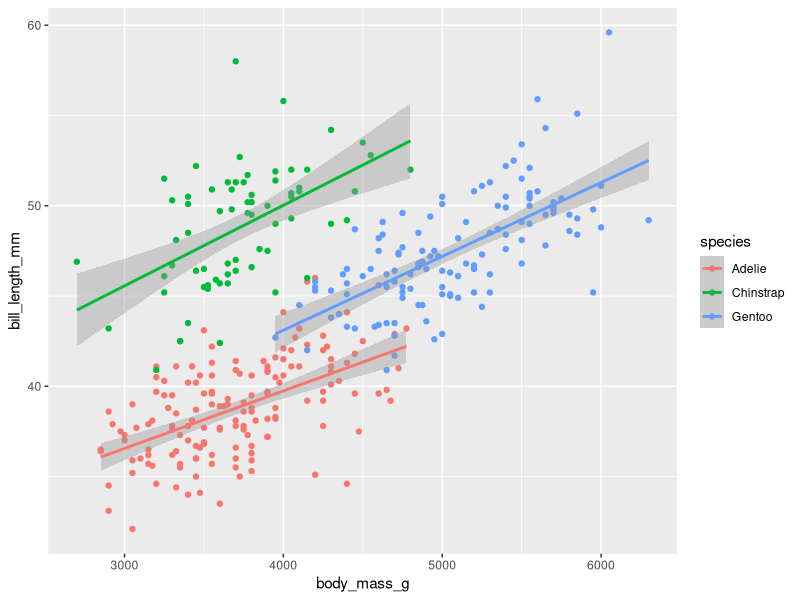
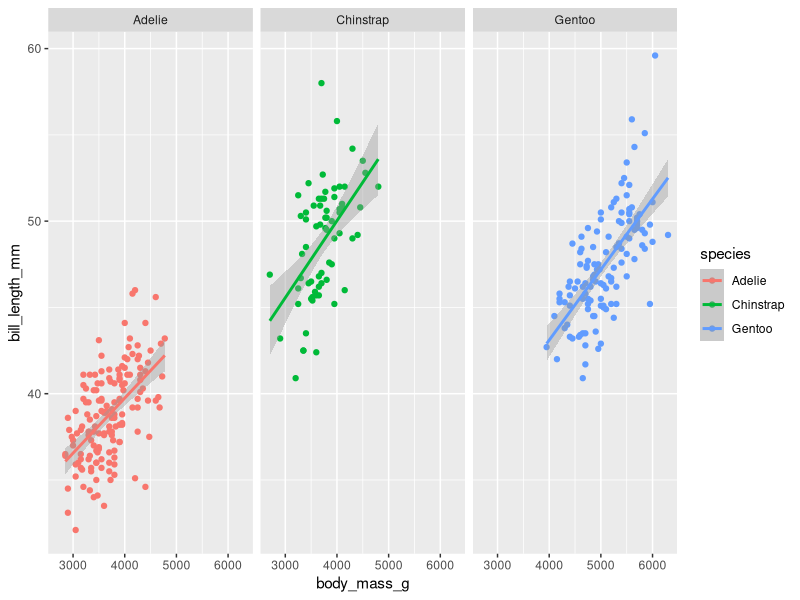
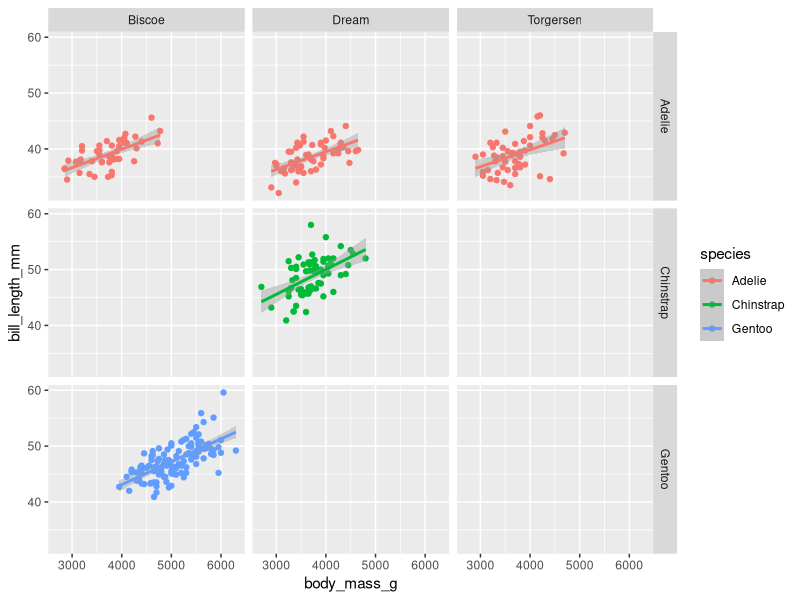
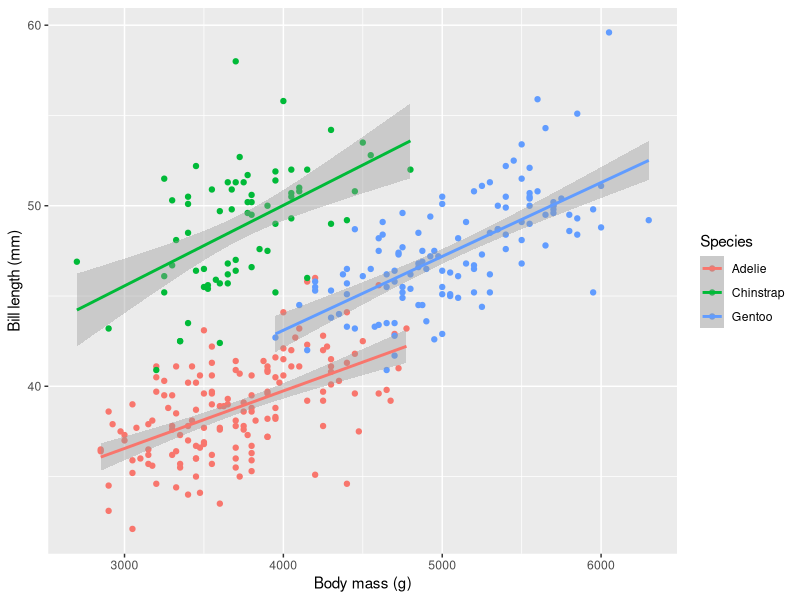
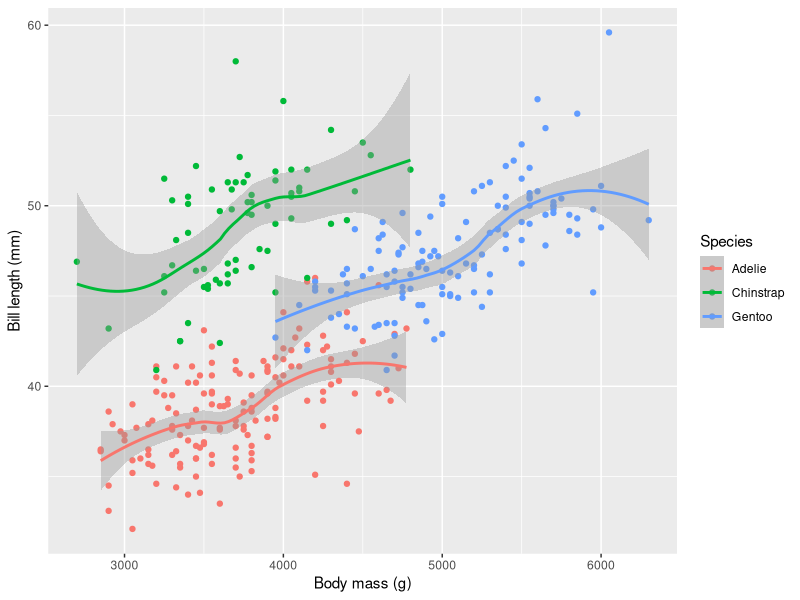
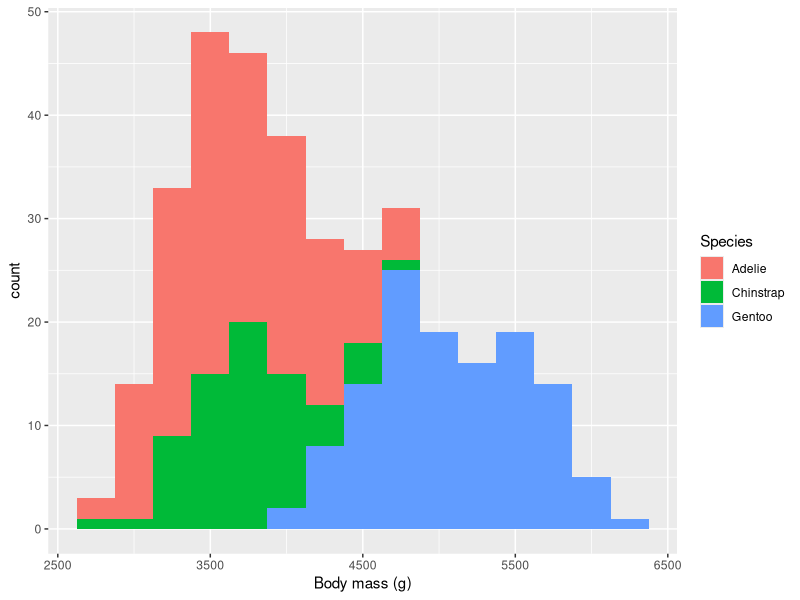
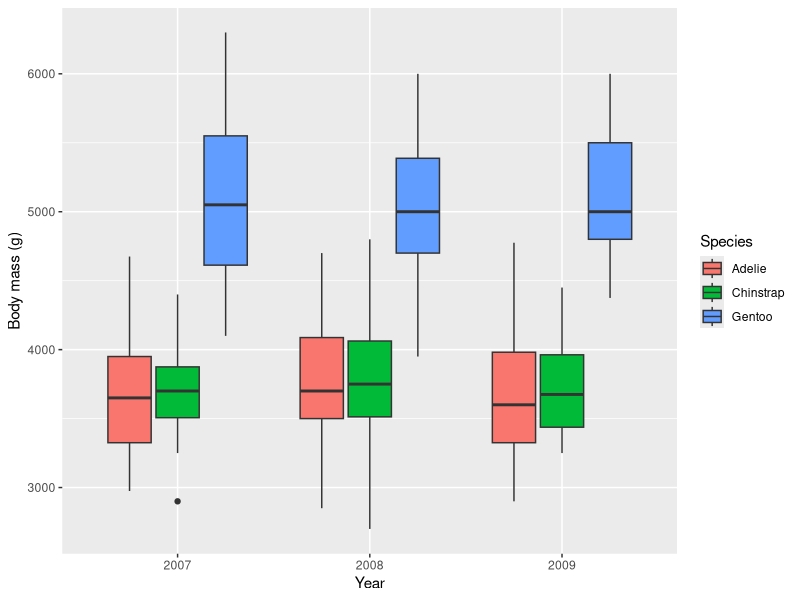
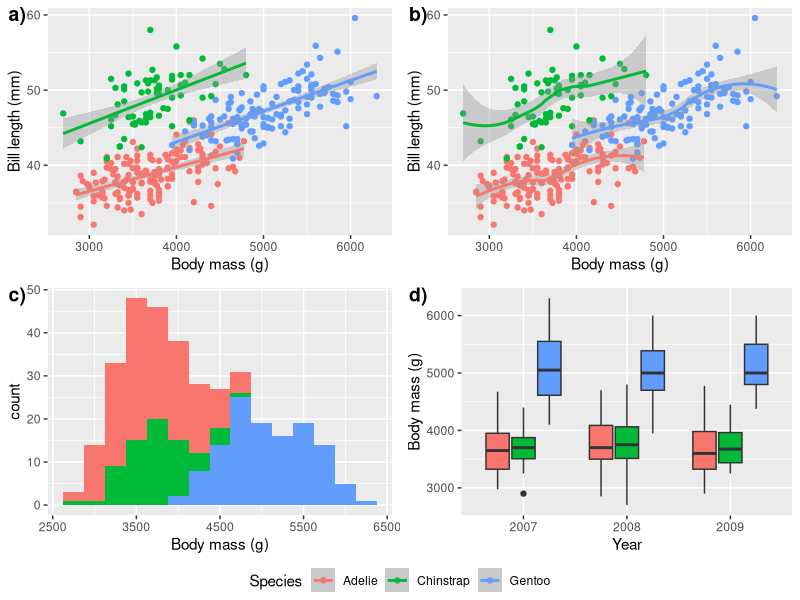

Write the R code that produced these figures, in order.
## ---- chunk 1
knitr::opts_chunk$set(
  warning = FALSE, 
  message = FALSE,
  echo = TRUE
)
## ---- chunk 2
library(tidyverse) # Contains ggplot2

library(ggpubr) # Helps us to combine figures

library(palmerpenguins) # Contains the dataset
## ---- chunk 3
ggplot(data = penguins,
       aes(x = body_mass_g, y = bill_length_mm, colour = species)) +
  geom_point() +
  geom_smooth(method = "lm")
## ---- chunk 4
ggplot(data = penguins,
       aes(x = body_mass_g, y = bill_length_mm, colour = species)) +
  geom_point() +
  geom_smooth(method = "lm") +
  # Can take one or two column names (e.g. island~species)
  facet_wrap(~species)
## ---- chunk 5
ggplot(data = penguins,
       aes(x = body_mass_g, y = bill_length_mm, colour = species)) +
  geom_point() +
  geom_smooth(method = "lm") +
   # Takes two or more column names (e.g. species+sex~island)
  facet_grid(species~island)
## ---- chunk 6
#| output-location: fragment
# Assign the ggplot2 code to an object name
lm_1 <- ggplot(data = penguins,
       aes(x = body_mass_g, y = bill_length_mm, colour = species)) +
  geom_point() +
  geom_smooth(method = "lm") +
  labs(x = "Body mass (g)", y = "Bill length (mm)", colour = "Species")

# Visualise the plot by calling the object
lm_1
## ---- chunk 7
nlm_1 <- ggplot(data = penguins,
       aes(x = body_mass_g, y = bill_length_mm, colour = species)) +
  geom_point() +
  geom_smooth() +
  labs(x = "Body mass (g)", y = "Bill length (mm)", colour = "Species")
nlm_1
## ---- chunk 8
histogram_1 <- ggplot(data = penguins, 
                      # NB: There is no y-axis value for histograms
                      aes(x = body_mass_g)) + 
  geom_histogram(aes(fill = species), position = "stack", binwidth = 250) +
  # NB: We use 'fill' here rather than 'colour'
  labs(x = "Body mass (g)", fill = "Species")
histogram_1
## ---- chunk 9
box_1 <- ggplot(data = penguins, 
                # Why 'as.factor()'?
                aes(x = as.factor(year),
                    y = body_mass_g)) + 
  geom_boxplot(aes(fill = species)) +
  labs(x = "Year", y = "Body mass (g)", fill = "Species") 
box_1
## ---- chunk 10
#| output-location: fragment
# List the names of the plot objects to combine 
grid_1 <- ggarrange(lm_1, nlm_1, histogram_1, box_1,
                    # Set number of rows and columns
                    ncol = 2, nrow = 2,
                    # Label each figure
                    labels = c("a)", "b)", "c)", "d)"),
                    # Create common legend
                    common.legend = TRUE,
                    # Set legend position
                    legend = "bottom")
grid_1
